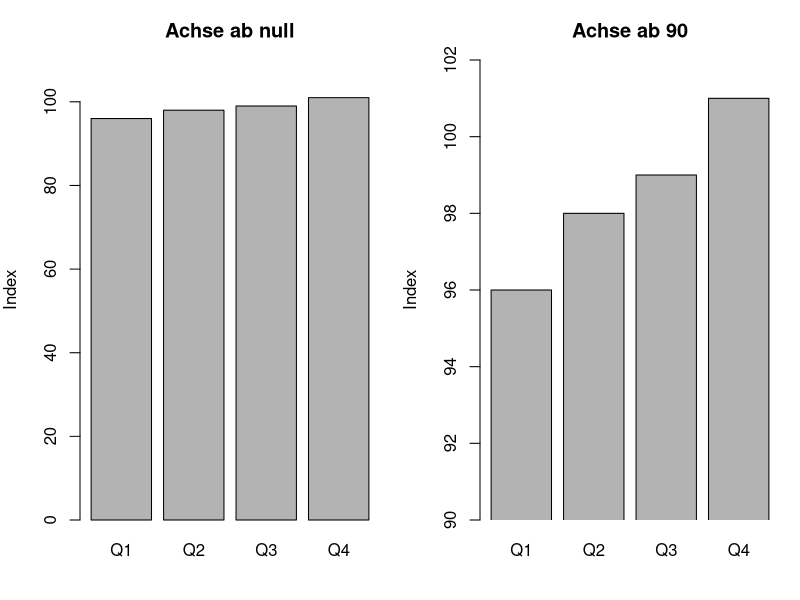
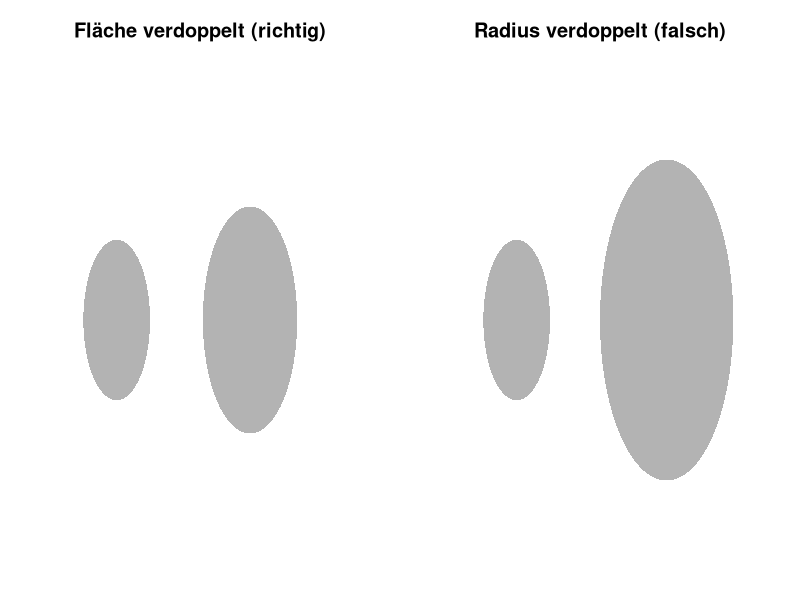
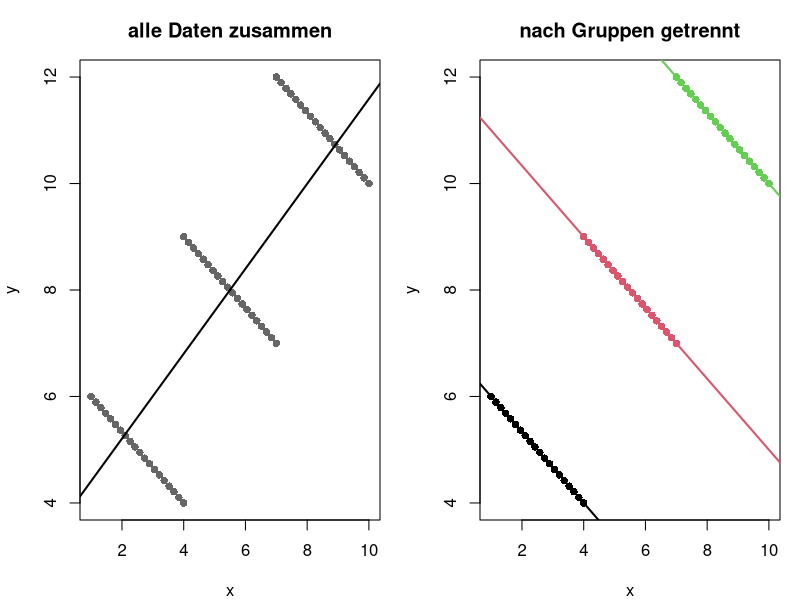

Here is the R script that generated these plots, in order:
## ---- chunk 1
#| label: setup-r
#| include: false
library(ggplot2)

theme_set(theme_minimal(base_size = 12))
## ---- chunk 2
#| label: fig-achse-r
#| fig-cap: "Dieselben vier Werte: links mit Achse ab null, rechts ab 90. Der Eindruck unterscheidet sich um ein Vielfaches."
#| fig-height: 3.2
quartale <- c("Q1", "Q2", "Q3", "Q4")
werte <- c(96, 98, 99, 101)

par(mfrow = c(1, 2), mar = c(4, 4, 3, 1))
barplot(werte, names.arg = quartale, col = "grey70", ylim = c(0, 110),
        ylab = "Index", main = "Achse ab null")
barplot(werte, names.arg = quartale, col = "grey70", ylim = c(90, 102), xpd = FALSE,
        ylab = "Index", main = "Achse ab 90")
par(mfrow = c(1, 1))
## ---- chunk 3
#| label: fig-flaeche-r
#| fig-cap: "Zwei Werte im Verhältnis 1 zu 2. Links korrekt über die Fläche skaliert, rechts über den Radius."
#| fig-height: 3.2
kreis <- function(x, y, r, farbe = "grey70") {
  winkel <- seq(0, 2 * pi, length.out = 200)
  polygon(x + r * cos(winkel), y + r * sin(winkel), col = farbe, border = NA)
}

par(mfrow = c(1, 2), mar = c(1, 1, 3, 1))
plot(NA, xlim = c(0, 10), ylim = c(0, 6), axes = FALSE, xlab = "", ylab = "",
     main = "Fläche verdoppelt (richtig)")
kreis(2.5, 3, 1); kreis(6.5, 3, sqrt(2))
plot(NA, xlim = c(0, 10), ylim = c(0, 6), axes = FALSE, xlab = "", ylab = "",
     main = "Radius verdoppelt (falsch)")
kreis(2.5, 3, 1); kreis(7, 3, 2)
par(mfrow = c(1, 1))
## ---- chunk 4
#| label: fig-simpson-r
#| fig-cap: "Innerhalb jeder Gruppe fällt der Zusammenhang, über alle Gruppen hinweg steigt er."
#| fig-height: 3.4
gruppe <- rep(c("A", "B", "C"), each = 20)
x <- c(seq(1, 4, length.out = 20), seq(4, 7, length.out = 20), seq(7, 10, length.out = 20))
y <- c(seq(6, 4, length.out = 20), seq(9, 7, length.out = 20), seq(12, 10, length.out = 20))

par(mfrow = c(1, 2), mar = c(4, 4, 3, 1))
plot(x, y, pch = 16, col = "grey40", xlab = "x", ylab = "y",
     main = "alle Daten zusammen")
abline(lm(y ~ x), lwd = 2)
plot(x, y, pch = 16, col = as.factor(gruppe), xlab = "x", ylab = "y",
     main = "nach Gruppen getrennt")
for (g in unique(gruppe)) {
  idx <- gruppe == g
  abline(lm(y[idx] ~ x[idx]), lwd = 2, col = which(unique(gruppe) == g))
}
par(mfrow = c(1, 1))
